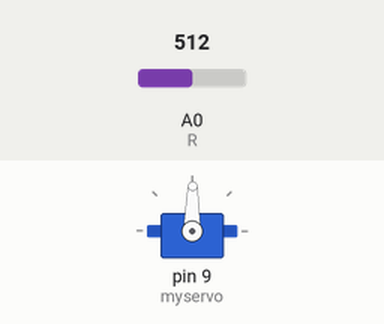
Simulated run of this sketch. Board: Arduino Uno, built with avr-gcc and run on an emulated ATmega328P. Shown: servo. Inputs (shaded band) come from the test bench; at power-on: A0 (R) = 512. What the sketch prints to the serial monitor is not drawn.

Above: at 1.2 s.
1.3 s: A0 (R) set to 716
At 2.5 s:
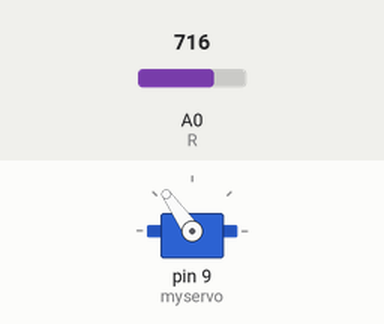
2.8 s: A0 (R) set to 900
At 3.9 s:
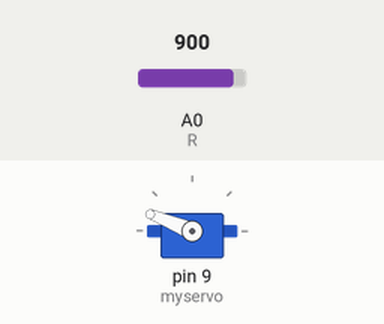
4.3 s: A0 (R) set to 1023
At 4.9 s:
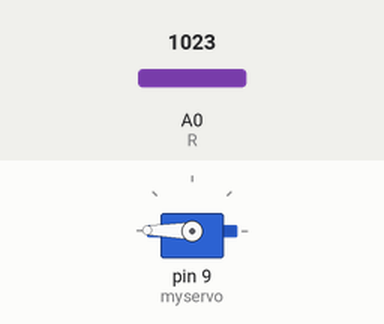
5.8 s: A0 (R) set to 306
At 6.2 s:
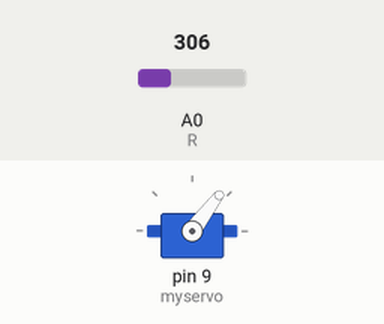
7.3 s: A0 (R) set to 122
At 8.4 s:
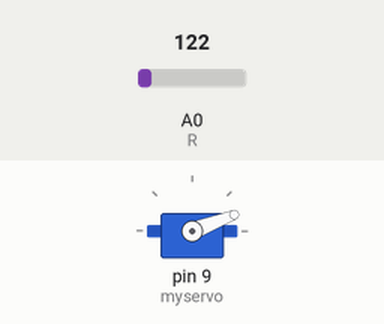
8.8 s: A0 (R) set to 511
At 9.5 s:
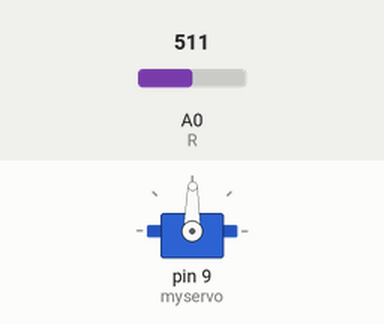
Timing chart, 0 to 11.3 s (numbered marks = the images above; inputs shaded):
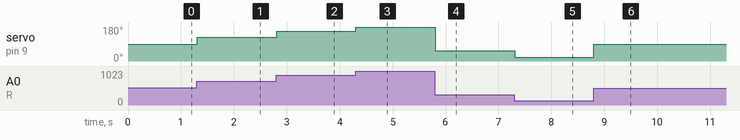

Measured:
- after the input at 1.3 s, servo on pin 9 (myservo): 89° → 125° at once
- after the input at 2.8 s, servo on pin 9 (myservo): 125° → 158° at once
- after the input at 4.3 s, servo on pin 9 (myservo): 158° → 179° at once
- after the input at 5.8 s, servo on pin 9 (myservo): 179° → 53° at once
- after the input at 7.3 s, servo on pin 9 (myservo): 53° → 21° at once
- after the input at 8.8 s, servo on pin 9 (myservo): 21° → 89° at once

The sketch:

ServoProg_2.ino
```cpp
#include <Servo.h>
#define R 0

Servo myservo;

int input = 90;
int deg =0;

void setup() {
  Serial.begin(9600);
  myservo.attach(9);
}

void loop() {
  deg = analogRead(R);
  deg /= 5.689;
  Serial.println(deg);
  myservo.write(deg);
}
```
